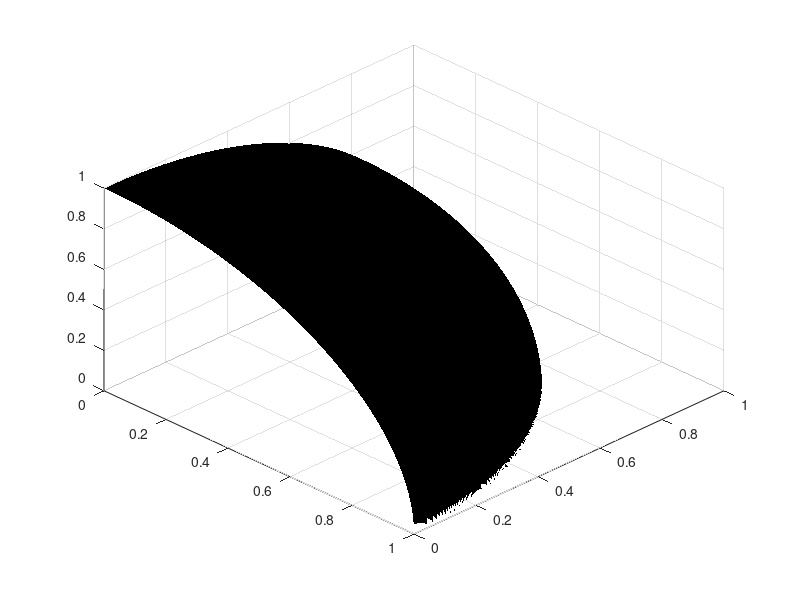

This figure's MATLAB source: (Note: this script raises an error after producing the figure.)
%%%%%%%%%%%%%%%%%%%%%%%%%%%%%%%%%%%%%%%%%%%%%%%%%%%%%%%%
%           Monte Carlo Estimation Examples            %
%              with MATLAB Implementation              %
%                                                      %
% Author: Ph.D. M.Sc. Eng. Hristo Zhivomirov  02/08/16 %
%%%%%%%%%%%%%%%%%%%%%%%%%%%%%%%%%%%%%%%%%%%%%%%%%%%%%%%%

clear, clc, close all

% generate a set of random numbers x(0, 1), y(0, 1) and z(0, 1)
x = rand(1, 10e3);
y = rand(1, 10e3);
z = rand(1, 10e3);

% visualizing
[X, Y] = meshgrid(0:0.001:1, 0:0.001:1);
Z = sqrt(1 - X.^2 - Y.^2);
Z(imag(Z) ~= 0) = NaN;

figure(1)
surf(X, Y, Z)
shading interp
hold on
axis([0 1 0 1 0 1])
colormap([0, 0, 0]) 
view(45, 45)
alpha(0.25)
set(gca, 'FontName', 'Times New Roman', 'FontSize', 14)
title('1/8 of the unit sphere volume in Cartesian coordinates')
text(-1, 1, -2, {'The volume of the sphere could be represented' 
                 'as eight times the ratio of the points inside'
                 'the sphere section vs. all points i.e., as eight'
                 'times the probability a point to be in the sphere'
                 'section.'}, ...
                 'EdgeColor', 'k', 'FontName', 'Times New Roman', ...
                 'FontSize', 12, 'FontWeight', 'bold')

for k = 1:length(x)
    
    if x(k)^2 + y(k)^2 + z(k)^2 <= 1
        
        % the point is inside the sphere, show it in red
        plot3(x(k), y(k), z(k), '.r')
        
    else
        
        % the point is outside the sphere, show it in blue
        plot3(x(k), y(k), z(k), '.b')
        
    end
      
drawnow update
    
end

% find all x for which x.^2 + y.^2 + z.^2 <= 1
w = x(x.^2 + y.^2 + z.^2 <= 1);

% estimate the unit sphere volume as a probability ratio
% the real value is approx. 4.1888
volest = 8*length(w)/length(x);
err = (volest - 4.1888)/4.1888*100;
disp(['The estimated volume is ' num2str(volest)])
disp(['The error of the estimation is ' num2str(err) ' %'])
commandwindow